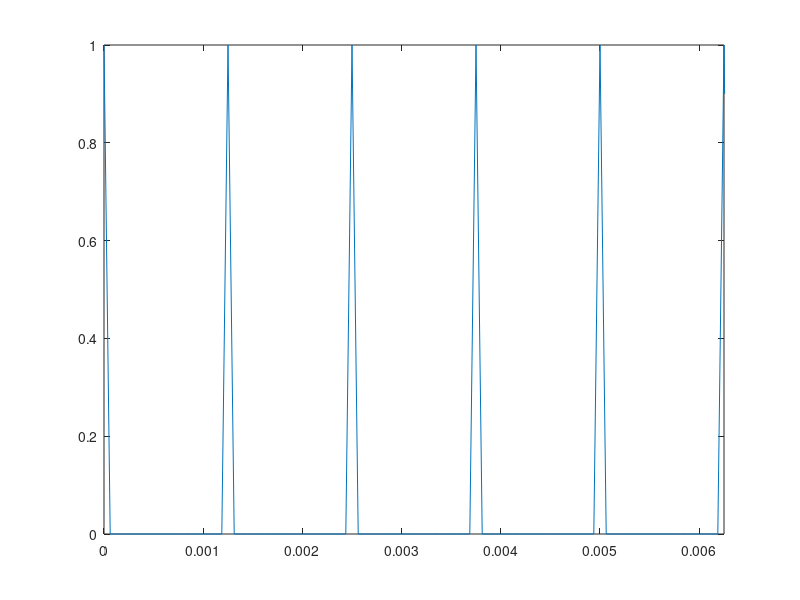
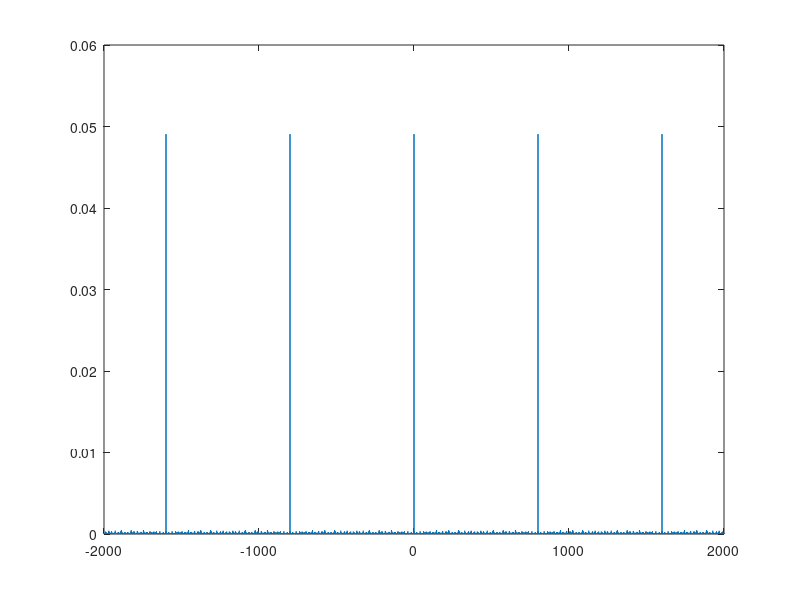

Write the MATLAB code that produced these figures, in order.
%% task2
fs=16000;
Ts=1/fs;
T=10;
t=0:Ts:T-Ts;
N = length(t); %length of time array
F = fs/N; %Frequency step-size
f = (-fs/2):F:(fs/2)-F; %Your new frequency array!!!!!
fp=800;
p=0.5*(1+square(2*fp*pi*t, 0.1));
figure (1)
plot(t,p);
axis([0 0.00625 0 1])
P=fftshift(fft(p))/N;
figure (2)
plot(f,abs(P));
axis([-2000 2000 0 0.06])